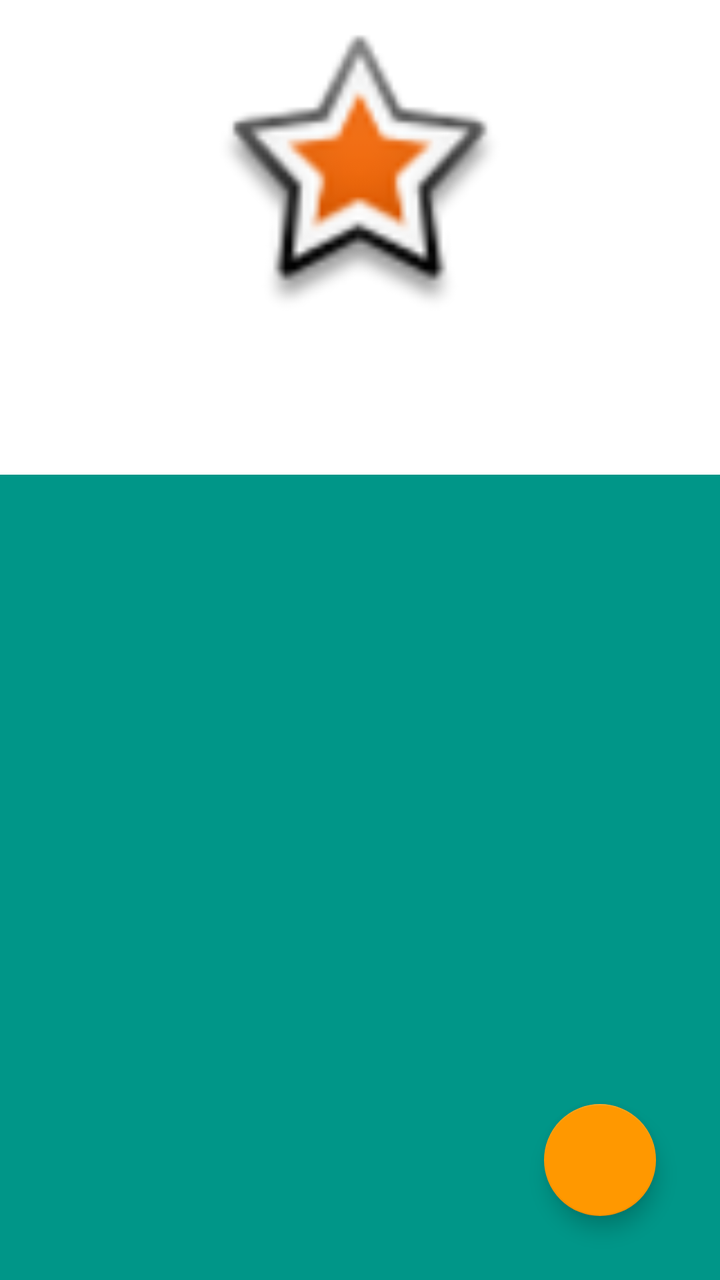
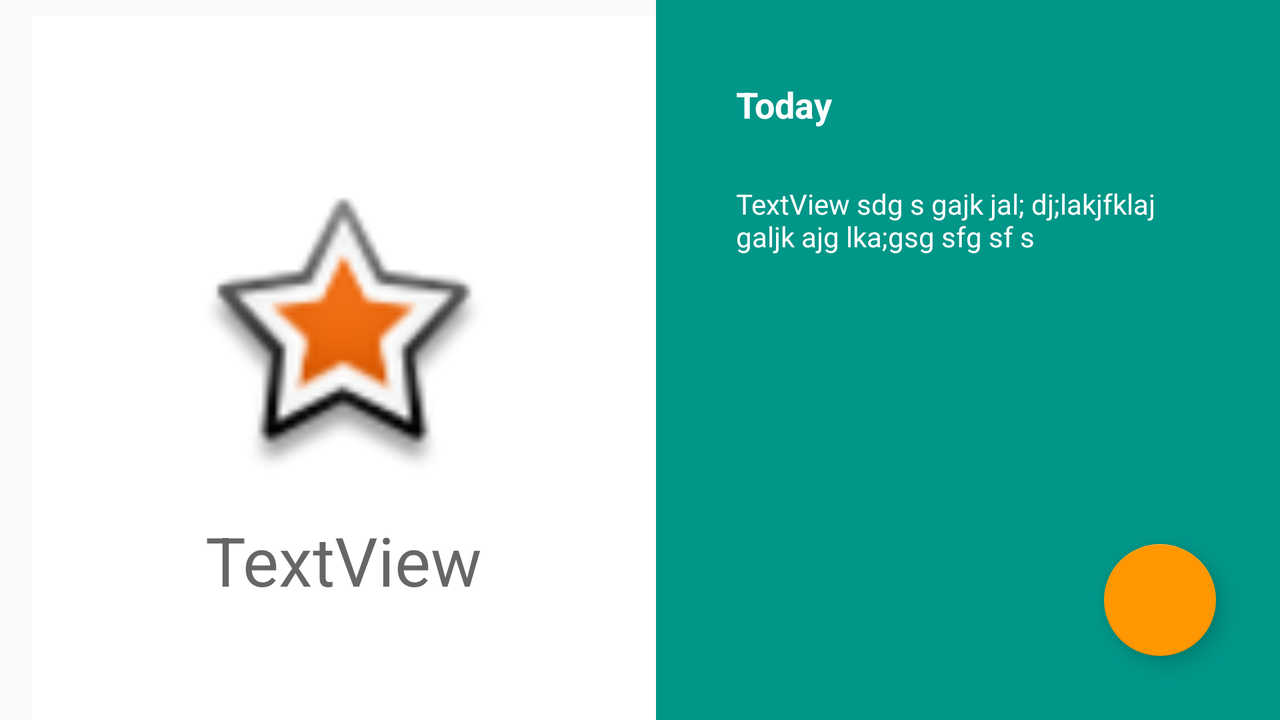

First picture: res/layout/ on a phone held upright. Second picture: the repository's own variant of that layout, on a device whose configuration matches the variant's folder. Source for both follows.
<!-- AndroidManifest.xml: activity theme AppThemeFullScreen -->
<!-- res/layout/activity_entry_detail.xml -->
<?xml version="1.0" encoding="utf-8"?>
<FrameLayout
    android:layout_width="match_parent"
    android:layout_height="match_parent"
    xmlns:android="http://schemas.android.com/apk/res/android"
    xmlns:app="http://schemas.android.com/apk/res-auto"
    xmlns:tools="http://schemas.android.com/tools">
<ScrollView
    android:layout_width="match_parent"
    android:layout_height="match_parent"
    android:fillViewport="true">
<LinearLayout
    android:orientation="vertical"
    android:layout_width="match_parent"
    android:layout_height="wrap_content">

    <include
        android:id="@+id/header_detail"
        layout="@layout/header_detail_layout" />
    <include android:id="@+id/body_detail" layout="@layout/body_detail_layout"/>

</LinearLayout>

</ScrollView>
    <android.support.design.widget.FloatingActionButton
        android:id="@+id/fab"
        android:layout_width="wrap_content"
        android:layout_height="wrap_content"
        android:layout_gravity="bottom|end"
        android:layout_margin="@dimen/fab_margin"
        android:tint="@color/white"
        app:fabSize="normal"
        app:srcCompat="@mipmap/ic_create_white_24dp"
        tools:layout_editor_absoluteX="330dp"
        tools:layout_editor_absoluteY="500dp" />
</FrameLayout>
<!-- res/layout/header_detail_layout.xml (included above) -->
<?xml version="1.0" encoding="utf-8"?>
<android.support.constraint.ConstraintLayout xmlns:android="http://schemas.android.com/apk/res/android"
    android:layout_width="match_parent"
    android:layout_height="wrap_content"
    android:background="@color/white"
    android:gravity="center"
    xmlns:app="http://schemas.android.com/apk/res-auto">
    <ImageView
        android:id="@+id/ivIcon"
        android:layout_width="@dimen/mood_image_large"
        android:layout_height="@dimen/mood_image_large"
        android:layout_marginBottom="@dimen/list_item_icon_margin"
        android:layout_marginEnd="@dimen/list_item_icon_margin"
        android:layout_marginLeft="@dimen/list_item_icon_margin"
        android:layout_marginRight="@dimen/list_item_icon_margin"
        android:layout_marginStart="@dimen/list_item_icon_margin"
        android:layout_marginTop="@dimen/list_item_icon_margin"
        android:contentDescription="@string/proud"
        app:layout_constraintEnd_toEndOf="parent"
        app:layout_constraintStart_toStartOf="parent"
        app:layout_constraintTop_toTopOf="parent"
        app:srcCompat="@android:drawable/star_big_on" />

    <TextView
        android:id="@+id/tvTitle"
        android:layout_width="wrap_content"
        android:layout_height="wrap_content"
        android:layout_marginBottom="16dp"
        android:layout_marginEnd="@dimen/margin_right_end"
        android:layout_marginStart="@dimen/margin_left_start"
        android:layout_marginRight="@dimen/margin_right_end"
        android:layout_marginLeft="@dimen/margin_left_start"
        android:layout_marginTop="16dp"
        android:paddingLeft="@dimen/padding_text_area_wide"
        android:gravity="center"
        android:paddingRight="@dimen/padding_text_area_wide"
        android:textAppearance="@style/Base.TextAppearance.AppCompat.Display1"
        app:layout_constraintBottom_toBottomOf="parent"
        app:layout_constraintEnd_toEndOf="@+id/ivIcon"
        app:layout_constraintHorizontal_bias="0.506"
        app:layout_constraintStart_toStartOf="@+id/ivIcon"
        app:layout_constraintTop_toBottomOf="@+id/ivIcon"
        app:layout_constraintVertical_bias="0.0" />
</android.support.constraint.ConstraintLayout>
<!-- res/layout/body_detail_layout.xml (included above) -->
<?xml version="1.0" encoding="utf-8"?>
<android.support.constraint.ConstraintLayout xmlns:android="http://schemas.android.com/apk/res/android"
    xmlns:tools="http://schemas.android.com/tools"
    android:layout_width="match_parent"
    android:layout_height="match_parent"
    android:background="@color/colorPrimary"
    xmlns:app="http://schemas.android.com/apk/res-auto">

    <TextView
        android:id="@+id/tvDate"
        android:layout_width="wrap_content"
        android:layout_height="wrap_content"
        android:layout_marginEnd="@dimen/margin_right_end"
        android:layout_marginStart="@dimen/margin_left_start"
        android:layout_marginRight="@dimen/margin_right_end"
        android:layout_marginLeft="@dimen/margin_left_start"
        android:layout_marginTop="16dp"
        android:textStyle="bold"
        android:textColor="@color/white"
        android:textAppearance="@style/TextAppearance.AppCompat.Medium"
        app:layout_constraintEnd_toEndOf="parent"
        app:layout_constraintHorizontal_bias="0.488"
        app:layout_constraintStart_toStartOf="parent"
        app:layout_constraintTop_toTopOf="parent" />

    <TextView
        android:id="@+id/tvThoughts"
        android:layout_width="wrap_content"
        android:layout_height="wrap_content"
        android:layout_marginTop="16dp"
        android:textColor="@color/white"
        android:paddingLeft="@dimen/padding_text_area_wide"
        android:paddingRight="@dimen/padding_text_area_wide"
        app:layout_constraintEnd_toEndOf="@+id/tvDate"
        app:layout_constraintStart_toStartOf="@+id/tvDate"
        app:layout_constraintTop_toBottomOf="@+id/tvDate" />

</android.support.constraint.ConstraintLayout>
<!-- resources referenced by this layout -->
<resources>
  <color name="colorPrimary">#009688</color>
  <color name="white">@color/icons</color>
  <dimen name="fab_margin">32dp</dimen>
  <dimen name="list_item_icon_margin">16dp</dimen>
  <dimen name="margin_left_start">16dp</dimen>
  <dimen name="margin_right_end">16dp</dimen>
  <dimen name="mood_image_large">144dp</dimen>
  <dimen name="padding_text_area_wide">24dp</dimen>
  <string name="proud">Proud</string>
  <style name="AppThemeFullScreen" parent="Theme.AppCompat.Light.NoActionBar">
          <item name="colorPrimary">@color/colorPrimary</item>
          <item name="colorPrimaryDark">@color/colorPrimaryDark</item>
          <item name="colorAccent">@color/colorAccent</item>
      </style>
  <color name="icons">#FFFFFF</color>
  <color name="colorPrimaryDark">#00796b</color>
  <color name="colorAccent">#ff9800</color>
</resources>
<!-- res/layout-land/activity_entry_detail.xml (the repository's variant of the layout above) -->
<!-- drawn on the phone turned sideways -->
<?xml version="1.0" encoding="utf-8"?>
<FrameLayout
    android:layout_width="match_parent"
    android:layout_height="match_parent"
    xmlns:android="http://schemas.android.com/apk/res/android"
    xmlns:app="http://schemas.android.com/apk/res-auto"
    xmlns:tools="http://schemas.android.com/tools">
    <ScrollView

        android:fillViewport="true"
        android:layout_width="match_parent"
        android:layout_height="match_parent">
        <LinearLayout
            android:orientation="horizontal"
            android:layout_width="match_parent"
            android:layout_height="wrap_content">

            <LinearLayout
                android:id="@+id/header_detail"
                android:layout_width="0dp"
                android:layout_weight="1"
                android:layout_height="match_parent"
                android:layout_marginStart="@dimen/margin_left_start"
                android:layout_marginLeft="@dimen/margin_left_start"
                android:layout_marginTop="8dp"
                android:background="@color/white"
                android:gravity="center"
                android:orientation="vertical"
                app:layout_constraintStart_toStartOf="parent"
                app:layout_constraintTop_toTopOf="parent">

                <ImageView
                    android:id="@+id/ivIcon"
                    android:layout_width="@dimen/mood_image_large"
                    android:layout_height="@dimen/mood_image_large"
                    android:layout_marginEnd="8dp"
                    android:layout_marginStart="8dp"
                    android:layout_marginTop="32dp"
                    android:contentDescription="@string/proud"
                    app:layout_constraintEnd_toEndOf="parent"
                    app:layout_constraintStart_toStartOf="parent"
                    app:layout_constraintTop_toTopOf="parent"
                    app:srcCompat="@android:drawable/star_big_on" />

                <TextView
                    android:id="@+id/tvTitle"
                    android:layout_width="wrap_content"
                    android:layout_height="wrap_content"
                    android:layout_marginEnd="@dimen/margin_right_end"
                    android:layout_marginLeft="@dimen/margin_left_start"
                    android:layout_marginRight="@dimen/margin_right_end"
                    android:layout_marginStart="@dimen/margin_left_start"
                    android:layout_marginTop="16dp"
                    android:text="TextView"
                    android:textAppearance="@style/Base.TextAppearance.AppCompat.Display1"/>
            </LinearLayout>
            <LinearLayout
                android:id="@+id/body_detail"
                android:layout_width="0dp"
                android:layout_weight="1"
                android:layout_height="match_parent"
                android:layout_marginEnd="0dp"
                android:layout_marginStart="0dp"
                android:layout_marginRight="0dp"
                android:layout_marginLeft="0dp"
                android:background="@color/colorPrimary"
                android:gravity="top|left"
                android:orientation="vertical"
                android:padding="@dimen/padding_text_area_wide">

                <TextView
                    android:id="@+id/tvDate"
                    android:layout_width="wrap_content"
                    android:layout_height="wrap_content"
                    android:layout_marginEnd="@dimen/margin_right_end"
                    android:layout_marginLeft="@dimen/margin_left_start"
                    android:layout_marginRight="@dimen/margin_right_end"
                    android:layout_marginStart="@dimen/margin_left_start"
                    android:layout_marginTop="16dp"
                    android:text="Today"
                    android:textStyle="bold"
                    android:textAppearance="@style/TextAppearance.AppCompat.Medium"
                    android:textColor="@color/white" />

                <TextView
                    android:id="@+id/tvThoughts"
                    android:layout_width="wrap_content"
                    android:layout_height="wrap_content"
                    android:layout_marginEnd="@dimen/margin_right_end"
                    android:layout_marginLeft="@dimen/margin_left_start"
                    android:layout_marginRight="@dimen/margin_right_end"
                    android:layout_marginStart="@dimen/margin_left_start"
                    android:layout_marginTop="28dp"
                    android:text="TextView sdg s gajk jal; dj;lakjfklaj galjk ajg lka;gsg sfg sf s"
                    android:textColor="@color/white" />

            </LinearLayout>

        </LinearLayout>

    </ScrollView>
    <android.support.design.widget.FloatingActionButton
        android:id="@+id/fab"
        android:layout_width="wrap_content"
        android:layout_height="wrap_content"
        android:layout_gravity="bottom|end"
        android:layout_margin="@dimen/fab_margin"
        android:tint="@color/white"
        app:fabSize="normal"
        app:srcCompat="@mipmap/ic_create_white_24dp"
        tools:layout_editor_absoluteX="330dp"
        tools:layout_editor_absoluteY="500dp" />
</FrameLayout>
<!-- resources referenced by the variant -->
<!-- as the phone turned sideways resolves them -->
<resources>
  <color name="colorPrimary">#009688</color>
  <color name="white">@color/icons</color>
  <dimen name="fab_margin">32dp</dimen>
  <dimen name="margin_left_start">16dp</dimen>
  <dimen name="margin_right_end">16dp</dimen>
  <dimen name="mood_image_large">144dp</dimen>
  <dimen name="padding_text_area_wide">24dp</dimen>
  <string name="proud">Proud</string>
  <style name="AppThemeFullScreen" parent="Theme.AppCompat.Light.NoActionBar">
          <item name="colorPrimary">@color/colorPrimary</item>
          <item name="colorPrimaryDark">@color/colorPrimaryDark</item>
          <item name="colorAccent">@color/colorAccent</item>
      </style>
  <color name="icons">#FFFFFF</color>
  <color name="colorPrimaryDark">#00796b</color>
  <color name="colorAccent">#ff9800</color>
</resources>
